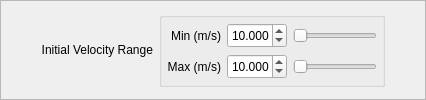
                   <widget class="QFrame" name="RadialShooterInitialVelocityFrame">
                    <property name="sizePolicy">
                     <sizepolicy hsizetype="Preferred" vsizetype="Preferred">
                      <horstretch>0</horstretch>
                      <verstretch>0</verstretch>
                     </sizepolicy>
                    </property>
                    <property name="frameShape">
                     <enum>QFrame::StyledPanel</enum>
                    </property>
                    <property name="frameShadow">
                     <enum>QFrame::Raised</enum>
                    </property>
                    <layout class="QHBoxLayout" name="horizontalLayout_5">
                     <property name="margin">
                      <number>0</number>
                     </property>
                     <item>
                      <spacer name="horizontalSpacer_35">
                       <property name="orientation">
                        <enum>Qt::Horizontal</enum>
                       </property>
                       <property name="sizeType">
                        <enum>QSizePolicy::Preferred</enum>
                       </property>
                       <property name="sizeHint" stdset="0">
                        <size>
                         <width>40</width>
                         <height>20</height>
                        </size>
                       </property>
                      </spacer>
                     </item>
                     <item>
                      <widget class="QLabel" name="RadialShooterInitialVelocityLabel">
                       <property name="sizePolicy">
                        <sizepolicy hsizetype="Preferred" vsizetype="Fixed">
                         <horstretch>0</horstretch>
                         <verstretch>0</verstretch>
                        </sizepolicy>
                       </property>
                       <property name="toolTip">
                        <string>The initial velocity range the Shooter will send each particle</string>
                       </property>
                       <property name="text">
                        <string>Initial Velocity Range</string>
                       </property>
                       <property name="alignment">
                        <set>Qt::AlignRight|Qt::AlignTrailing|Qt::AlignVCenter</set>
                       </property>
                      </widget>
                     </item>
                     <item>
                      <widget class="QGroupBox" name="RadialShooterInitialVelocityBox">
                       <property name="sizePolicy">
                        <sizepolicy hsizetype="Expanding" vsizetype="Fixed">
                         <horstretch>0</horstretch>
                         <verstretch>0</verstretch>
                        </sizepolicy>
                       </property>
                       <property name="title">
                        <string/>
                       </property>
                       <layout class="QGridLayout" name="gridLayout_12">
                        <property name="margin">
                         <number>5</number>
                        </property>
                        <item row="1" column="0">
                         <widget class="QLabel" name="RadialShooterInitialVelocityMaxLabel">
                          <property name="sizePolicy">
                           <sizepolicy hsizetype="Preferred" vsizetype="Fixed">
                            <horstretch>0</horstretch>
                            <verstretch>0</verstretch>
                           </sizepolicy>
                          </property>
                          <property name="minimumSize">
                           <size>
                            <width>0</width>
                            <height>25</height>
                           </size>
                          </property>
                          <property name="toolTip">
                           <string>The maximum starting velocity of each particle</string>
                          </property>
                          <property name="text">
                           <string>Max (m/s)</string>
                          </property>
                          <property name="alignment">
                           <set>Qt::AlignRight|Qt::AlignTrailing|Qt::AlignVCenter</set>
                          </property>
                         </widget>
                        </item>
                        <item row="0" column="0">
                         <widget class="QLabel" name="RadialShooterInitialVelocityMinLabel">
                          <property name="sizePolicy">
                           <sizepolicy hsizetype="Preferred" vsizetype="Fixed">
                            <horstretch>0</horstretch>
                            <verstretch>0</verstretch>
                           </sizepolicy>
                          </property>
                          <property name="minimumSize">
                           <size>
                            <width>0</width>
                            <height>25</height>
                           </size>
                          </property>
                          <property name="toolTip">
                           <string>The minimum starting velocity of each particle</string>
                          </property>
                          <property name="text">
                           <string>Min (m/s)</string>
                          </property>
                          <property name="alignment">
                           <set>Qt::AlignRight|Qt::AlignTrailing|Qt::AlignVCenter</set>
                          </property>
                         </widget>
                        </item>
                        <item row="0" column="2">
                         <widget class="QSlider" name="RadialShooterInitialVelocityMinSlider">
                          <property name="toolTip">
                           <string>The minimum starting velocity of each particle</string>
                          </property>
                          <property name="maximum">
                           <number>10000</number>
                          </property>
                          <property name="value">
                           <number>10</number>
                          </property>
                          <property name="orientation">
                           <enum>Qt::Horizontal</enum>
                          </property>
                         </widget>
                        </item>
                        <item row="0" column="1">
                         <widget class="QDoubleSpinBox" name="RadialShooterInitialVelocityMinSpinBox">
                          <property name="sizePolicy">
                           <sizepolicy hsizetype="Fixed" vsizetype="Fixed">
                            <horstretch>0</horstretch>
                            <verstretch>0</verstretch>
                           </sizepolicy>
                          </property>
                          <property name="minimumSize">
                           <size>
                            <width>60</width>
                            <height>25</height>
                           </size>
                          </property>
                          <property name="maximumSize">
                           <size>
                            <width>60</width>
                            <height>25</height>
                           </size>
                          </property>
                          <property name="toolTip">
                           <string>The minimum starting velocity of each particle</string>
                          </property>
                          <property name="alignment">
                           <set>Qt::AlignRight|Qt::AlignTrailing|Qt::AlignVCenter</set>
                          </property>
                          <property name="decimals">
                           <number>3</number>
                          </property>
                          <property name="maximum">
                           <double>1000.000000000000000</double>
                          </property>
                          <property name="singleStep">
                           <double>0.100000000000000</double>
                          </property>
                          <property name="value">
                           <double>10.000000000000000</double>
                          </property>
                         </widget>
                        </item>
                        <item row="1" column="2">
                         <widget class="QSlider" name="RadialShooterInitialVelocityMaxSlider">
                          <property name="toolTip">
                           <string>The maximum starting velocity of each particle</string>
                          </property>
                          <property name="maximum">
                           <number>10000</number>
                          </property>
                          <property name="value">
                           <number>10</number>
                          </property>
                          <property name="orientation">
                           <enum>Qt::Horizontal</enum>
                          </property>
                         </widget>
                        </item>
                        <item row="1" column="1">
                         <widget class="QDoubleSpinBox" name="RadialShooterInitialVelocityMaxSpinBox">
                          <property name="sizePolicy">
                           <sizepolicy hsizetype="Fixed" vsizetype="Fixed">
                            <horstretch>0</horstretch>
                            <verstretch>0</verstretch>
                           </sizepolicy>
                          </property>
                          <property name="minimumSize">
                           <size>
                            <width>60</width>
                            <height>25</height>
                           </size>
                          </property>
                          <property name="maximumSize">
                           <size>
                            <width>60</width>
                            <height>25</height>
                           </size>
                          </property>
                          <property name="toolTip">
                           <string>The maximum starting velocity of each particle</string>
                          </property>
                          <property name="alignment">
                           <set>Qt::AlignRight|Qt::AlignTrailing|Qt::AlignVCenter</set>
                          </property>
                          <property name="decimals">
                           <number>3</number>
                          </property>
                          <property name="maximum">
                           <double>1000.000000000000000</double>
                          </property>
                          <property name="singleStep">
                           <double>0.100000000000000</double>
                          </property>
                          <property name="value">
                           <double>10.000000000000000</double>
                          </property>
                         </widget>
                        </item>
                       </layout>
                      </widget>
                     </item>
                     <item>
                      <spacer name="horizontalSpacer_33">
                       <property name="orientation">
                        <enum>Qt::Horizontal</enum>
                       </property>
                       <property name="sizeType">
                        <enum>QSizePolicy::Preferred</enum>
                       </property>
                       <property name="sizeHint" stdset="0">
                        <size>
                         <width>40</width>
                         <height>20</height>
                        </size>
                       </property>
                      </spacer>
                     </item>
                    </layout>
                   </widget>
